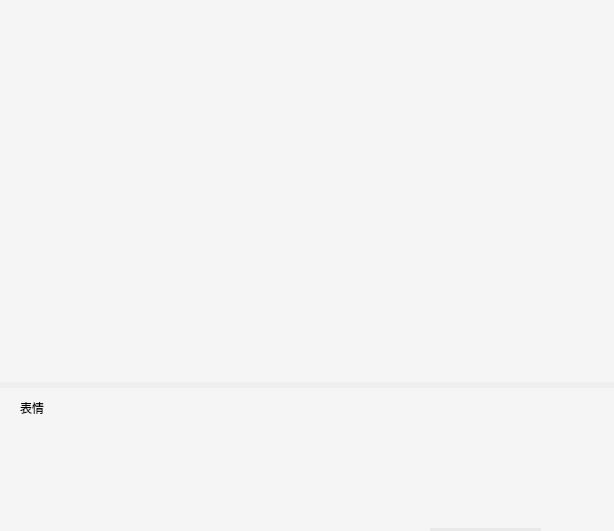
<?xml version="1.0" encoding="UTF-8"?>
<ui version="4.0">
 <class>ChatWidget</class>
 <widget class="QWidget" name="ChatWidget">
  <property name="geometry">
   <rect>
    <x>0</x>
    <y>0</y>
    <width>614</width>
    <height>531</height>
   </rect>
  </property>
  <property name="minimumSize">
   <size>
    <width>500</width>
    <height>400</height>
   </size>
  </property>
  <property name="windowTitle">
   <string>ChatWidget</string>
  </property>
  <layout class="QVBoxLayout" name="verticalLayout_2" stretch="8,3">
   <property name="leftMargin">
    <number>0</number>
   </property>
   <property name="topMargin">
    <number>0</number>
   </property>
   <property name="rightMargin">
    <number>0</number>
   </property>
   <property name="bottomMargin">
    <number>0</number>
   </property>
   <item>
    <widget class="QListWidget" name="listWidget">
     <property name="styleSheet">
      <string notr="true">QListWidget 
{
  background-color: #f5f5f5;
  border-left: 0px;
  border-top: 0px;
  border-right: 0px;
}
QScrollBar:vertical
{
    width:8px;
    background:rgba(0,0,0,0%);
    margin:0px,0px,0px,0px;
    padding-top:9px;  
    padding-bottom:9px;
}

QListView:item:selected:active:
{
	background-color: #f5f5f5;
}

QListView:item:selected:!active
{
	background-color: #f5f5f5;
}

QListView:item:selected:hover
{
	background-color: #f5f5f5;
}</string>
     </property>
     <property name="horizontalScrollBarPolicy">
      <enum>Qt::ScrollBarAlwaysOff</enum>
     </property>
     <property name="textElideMode">
      <enum>Qt::ElideMiddle</enum>
     </property>
     <property name="spacing">
      <number>1</number>
     </property>
    </widget>
   </item>
   <item>
    <widget class="QWidget" name="widget" native="true">
     <property name="styleSheet">
      <string notr="true">QWidget
{
  border: 0px;
  background-color: #f5f5f5;
}</string>
     </property>
     <widget class="QTextEdit" name="textEdit">
      <property name="geometry">
       <rect>
        <x>9</x>
        <y>9</y>
        <width>509</width>
        <height>168</height>
       </rect>
      </property>
      <property name="styleSheet">
       <string notr="true">background-color: #f5f5f5</string>
      </property>
     </widget>
     <widget class="QPushButton" name="send_btn">
      <property name="geometry">
       <rect>
        <x>430</x>
        <y>140</y>
        <width>111</width>
        <height>31</height>
       </rect>
      </property>
      <property name="styleSheet">
       <string notr="true">QPushButton {
  background-color: #e9e9e9;
  font-size: 15px;
}

QPushButton::hover {
  background-color: #b3b3b3;
}</string>
      </property>
      <property name="text">
       <string>发送</string>
      </property>
     </widget>
     <widget class="QWidget" name="tools_widget" native="true">
      <property name="geometry">
       <rect>
        <x>10</x>
        <y>0</y>
        <width>501</width>
        <height>40</height>
       </rect>
      </property>
      <property name="styleSheet">
       <string notr="true">border: 0px;
background-color: #f5f5f5;</string>
      </property>
      <layout class="QHBoxLayout" name="horizontalLayout">
       <property name="spacing">
        <number>0</number>
       </property>
       <property name="leftMargin">
        <number>10</number>
       </property>
       <property name="topMargin">
        <number>0</number>
       </property>
       <property name="rightMargin">
        <number>0</number>
       </property>
       <property name="bottomMargin">
        <number>0</number>
       </property>
       <item>
        <widget class="QLabel" name="label">
         <property name="text">
          <string>表情</string>
         </property>
        </widget>
       </item>
       <item>
        <spacer name="horizontalSpacer">
         <property name="orientation">
          <enum>Qt::Horizontal</enum>
         </property>
         <property name="sizeHint" stdset="0">
          <size>
           <width>464</width>
           <height>20</height>
          </size>
         </property>
        </spacer>
       </item>
      </layout>
     </widget>
    </widget>
   </item>
  </layout>
 </widget>
 <resources/>
 <connections/>
</ui>
